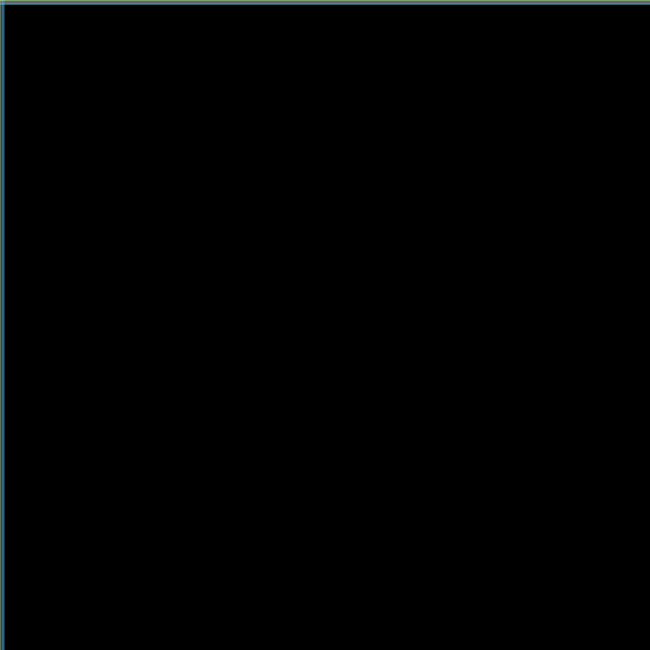
Frame 1 (no input)
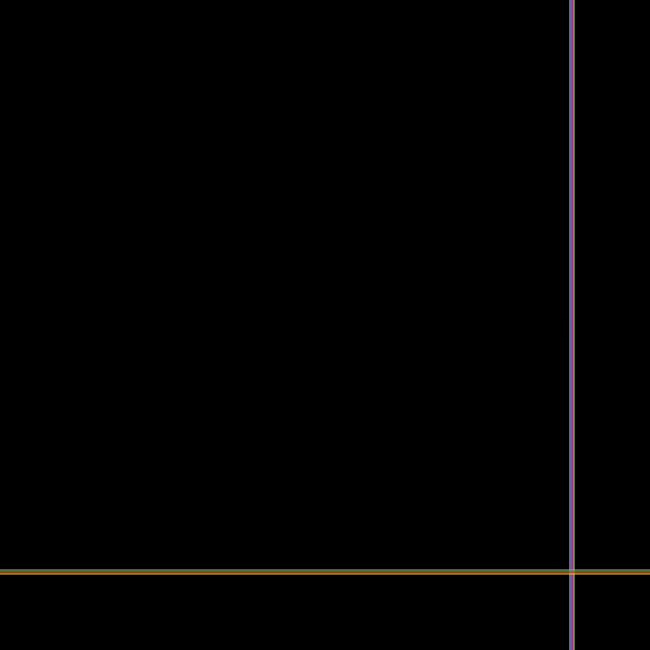
Frame 60 (no input)
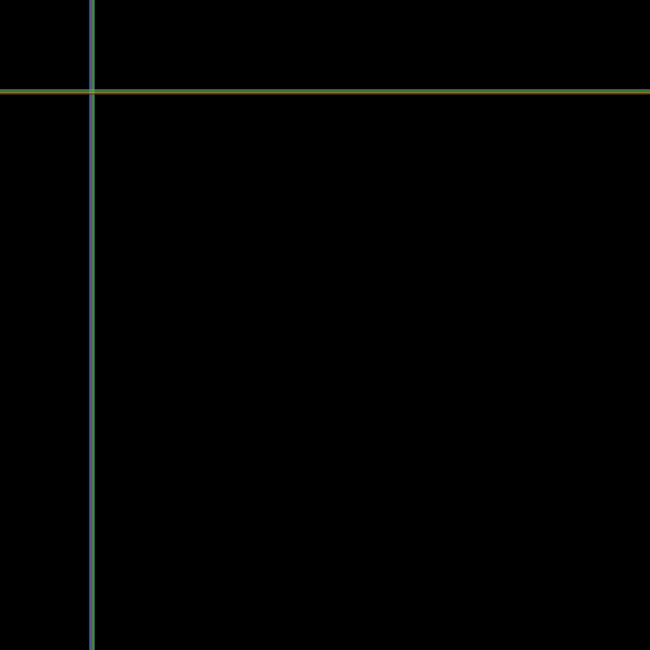
Frame 120 (the mouse pressed at the canvas centre since frame 60)

The p5.js sketch that drew these frames (run headless with seeded random() and noise() and a simulated clock; from frame 60 on, the mouse is pressed at the canvas centre):

// p5.js sketch
// ── sketch.js
function setup() {
    createCanvas(650, 650);
    stroke(177);
    frameRate(30);
}

var y = 10;
var tempX = -10;

var x = 10;
var tempY = -10;

function draw() {
    background(0);
    y = y + tempY;
    x = x + tempX;

    if(x < 0 || x > width - 30) {
        tempX *= -1;
    }

    for(var i = 0; i < 5; i++) {
        stroke(random(0, 255), random(0, 255), random(0, 255));
        line(x + i, 0, x + i, height);
    }

    if(y < 0 || y > height - 30) {
        tempY *= -1;
    }
    for(var i = 0; i < 5; i++) {
        stroke(random(0, 255), random(0, 255), random(0, 255));
        line(0, y + i, width, y + i);
    }
    
}
